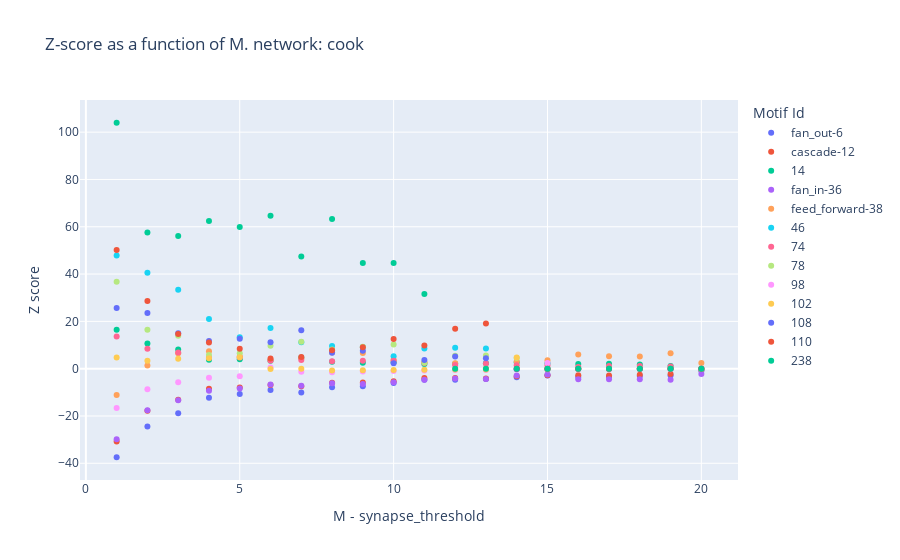

This figure's notebook cell:
### Code cell
read_z_scores_as_func_of_m('cook')

### Figure 1 — Plotly figure (JSON) as saved in the notebook; plotly's stock layout.template omitted (floating-point values rounded to 4 significant figures)
{"data": [{"hovertemplate": "Motif Id=fan_out-6<br>M - synapse_threshold=%{x}<br>Z score=%{y}<extra></extra>", "legendgroup": "fan_out-6", "marker": {"color": "#636efa", "symbol": "circle"}, "mode": "markers", "name": "fan_out-6", "orientation": "v", "showlegend": true, "type": "scatter", "x": [1, 10, 11, 12, 13, 14, 15, 16, 17, 18, 19, 2, 20, 3, 4, 5, 6, 7, 8, 9], "xaxis": "x", "y": [-37.45, -6.058, -4.659, -4.716, -4.397, -3.639, -2.89, -3.525, -3.495, -3.078, -2.859, -24.46, -0.9187, -18.82, -12.33, -10.74, -9.026, -10.08, -7.855, -7.453], "yaxis": "y"}, {"hovertemplate": "Motif Id=cascade-12<br>M - synapse_threshold=%{x}<br>Z score=%{y}<extra></extra>", "legendgroup": "cascade-12", "marker": {"color": "#EF553B", "symbol": "circle"}, "mode": "markers", "name": "cascade-12", "orientation": "v", "showlegend": true, "type": "scatter", "x": [1, 10, 11, 12, 13, 14, 15, 16, 17, 18, 19, 2, 20, 3, 4, 5, 6, 7, 8, 9], "xaxis": "x", "y": [-30.79, -5.298, -3.976, -3.939, -4.18, -3.233, -2.732, -2.749, -2.848, -2.56, -2.257, -17.81, -0.4868, -13.17, -8.484, -7.968, -6.854, -7.42, -5.929, -5.852], "yaxis": "y"}, {"hovertemplate": "Motif Id=14<br>M - synapse_threshold=%{x}<br>Z score=%{y}<extra></extra>", "legendgroup": "14", "marker": {"color": "#00cc96", "symbol": "circle"}, "mode": "markers", "name": "14", "orientation": "v", "showlegend": true, "type": "scatter", "x": [1, 10, 11, 12, 13, 14, 15, 16, 17, 18, 19, 2, 20, 3, 4, 5, 6, 7, 8, 9], "xaxis": "x", "y": [16.5, 2.716, 1.946, 2.088, 2.319, 2.736, 2.245, 1.946, 2.055, 1.751, 1.15, 10.62, -0.1901, 8.063, 3.817, 4.03, 3.309, 4.749, 2.936, 2.481], "yaxis": "y"}, {"hovertemplate": "Motif Id=fan_in-36<br>M - synapse_threshold=%{x}<br>Z score=%{y}<extra></extra>", "legendgroup": "fan_in-36", "marker": {"color": "#ab63fa", "symbol": "circle"}, "mode": "markers", "name": "fan_in-36", "orientation": "v", "showlegend": true, "type": "scatter", "x": [1, 10, 11, 12, 13, 14, 15, 16, 17, 18, 19, 2, 20, 3, 4, 5, 6, 7, 8, 9], "xaxis": "x", "y": [-29.83, -5.765, -4.652, -4.192, -4.405, -2.838, -2.475, -4.48, -4.45, -4.511, -4.661, -17.56, -2.254, -13.34, -9.302, -8.432, -6.716, -7.196, -6.153, -6.477], "yaxis": "y"}, {"hovertemplate": "Motif Id=feed_forward-38<br>M - synapse_threshold=%{x}<br>Z score=%{y}<extra></extra>", "legendgroup": "feed_forward-38", "marker": {"color": "#FFA15A", "symbol": "circle"}, "mode": "markers", "name": "feed_forward-38", "orientation": "v", "showlegend": true, "type": "scatter", "x": [1, 10, 11, 12, 13, 14, 15, 16, 17, 18, 19, 2, 20, 3, 4, 5, 6, 7, 8, 9], "xaxis": "x", "y": [-11.12, 3.737, 2.713, 2.255, 0.03956, 3.059, 3.545, 5.99, 5.216, 5.16, 6.511, 1.329, 2.443, 6.547, 7.337, 5.114, 3.581, 4.449, 6.861, 6.614], "yaxis": "y"}, {"hovertemplate": "Motif Id=46<br>M - synapse_threshold=%{x}<br>Z score=%{y}<extra></extra>", "legendgroup": "46", "marker": {"color": "#19d3f3", "symbol": "circle"}, "mode": "markers", "name": "46", "orientation": "v", "showlegend": true, "type": "scatter", "x": [1, 10, 11, 12, 13, 14, 15, 16, 17, 18, 19, 2, 20, 3, 4, 5, 6, 7, 8, 9], "xaxis": "x", "y": [47.88, 5.298, 8.562, 8.857, 8.573, -0.2481, -0.2312, -0.1139, -0.1123, -0.1275, -0.1049, 40.57, 0, 33.4, 21.03, 13.24, 17.2, 11.14, 9.612, 9.134], "yaxis": "y"}, {"hovertemplate": "Motif Id=74<br>M - synapse_threshold=%{x}<br>Z score=%{y}<extra></extra>", "legendgroup": "74", "marker": {"color": "#FF6692", "symbol": "circle"}, "mode": "markers", "name": "74", "orientation": "v", "showlegend": true, "type": "scatter", "x": [1, 10, 11, 12, 13, 14, 15, 16, 17, 18, 19, 2, 20, 3, 4, 5, 6, 7, 8, 9], "xaxis": "x", "y": [13.65, 3.312, 2.427, 1.576, 2.218, 1.448, 1.295, 0.7293, 1.079, 1.088, 0.9495, 8.413, -0.1392, 6.878, 4.638, 4.682, 3.464, 3.663, 3.133, 3.312], "yaxis": "y"}, {"hovertemplate": "Motif Id=78<br>M - synapse_threshold=%{x}<br>Z score=%{y}<extra></extra>", "legendgroup": "78", "marker": {"color": "#B6E880", "symbol": "circle"}, "mode": "markers", "name": "78", "orientation": "v", "showlegend": true, "type": "scatter", "x": [1, 10, 11, 12, 13, 14, 15, 16, 17, 18, 19, 2, 20, 3, 4, 5, 6, 7, 8, 9], "xaxis": "x", "y": [36.71, 10.25, 2.521, 5.446, 5.533, 4.505, -0.1398, -0.05485, -0.03164, -0.06337, -0.07089, 16.48, 0, 13.88, 5.752, 6.514, 9.733, 11.34, 8.066, 9.268], "yaxis": "y"}, {"hovertemplate": "Motif Id=98<br>M - synapse_threshold=%{x}<br>Z score=%{y}<extra></extra>", "legendgroup": "98", "marker": {"color": "#FF97FF", "symbol": "circle"}, "mode": "markers", "name": "98", "orientation": "v", "showlegend": true, "type": "scatter", "x": [1, 10, 11, 12, 13, 14, 15, 16, 17, 18, 19, 2, 20, 3, 4, 5, 6, 7, 8, 9], "xaxis": "x", "y": [-16.62, -0.9431, -0.781, -0.603, -0.5093, -0.3866, 2.44, -0.2187, -0.2068, -0.1732, -0.2145, -8.68, -0.08396, -5.778, -3.83, -3.201, 0.4779, -1.26, -1.459, -1.223], "yaxis": "y"}, {"hovertemplate": "Motif Id=102<br>M - synapse_threshold=%{x}<br>Z score=%{y}<extra></extra>", "legendgroup": "102", "marker": {"color": "#FECB52", "symbol": "circle"}, "mode": "markers", "name": "102", "orientation": "v", "showlegend": true, "type": "scatter", "x": [1, 10, 11, 12, 13, 14, 15, 16, 17, 18, 19, 2, 20, 3, 4, 5, 6, 7, 8, 9], "xaxis": "x", "y": [4.707, -0.5596, -0.4805, -0.353, -0.3082, 4.776, -0.2007, -0.04477, -0.04246, -0.07089, -0.06337, 3.372, 0, 4.232, 4.379, 4.842, -0.137, -0.02204, -0.7709, -0.6508], "yaxis": "y"}, {"hovertemplate": "Motif Id=108<br>M - synapse_threshold=%{x}<br>Z score=%{y}<extra></extra>", "legendgroup": "108", "marker": {"color": "#636efa", "symbol": "circle"}, "mode": "markers", "name": "108", "orientation": "v", "showlegend": true, "type": "scatter", "x": [1, 10, 11, 12, 13, 14, 15, 16, 17, 18, 19, 2, 20, 3, 4, 5, 6, 7, 8, 9], "xaxis": "x", "y": [25.66, 2.313, 3.655, 5.105, 4.454, -0.1377, -0.1315, -0.08396, -0.04477, -0.07089, -0.05485, 23.59, 0, 15.03, 11.68, 12.62, 11.21, 16.22, 6.748, 7.537], "yaxis": "y"}, {"hovertemplate": "Motif Id=110<br>M - synapse_threshold=%{x}<br>Z score=%{y}<extra></extra>", "legendgroup": "110", "marker": {"color": "#EF553B", "symbol": "circle"}, "mode": "markers", "name": "110", "orientation": "v", "showlegend": true, "type": "scatter", "x": [1, 10, 11, 12, 13, 14, 15, 16, 17, 18, 19, 2, 20, 3, 4, 5, 6, 7, 8, 9], "xaxis": "x", "y": [50.19, 12.54, 9.751, 16.9, 19.07, -0.04477, -0.05485, 0, 0, 0, 0, 28.59, 0, 14.61, 11.07, 8.468, 4.25, 4.98, 7.758, 9.04], "yaxis": "y"}, {"hovertemplate": "Motif Id=238<br>M - synapse_threshold=%{x}<br>Z score=%{y}<extra></extra>", "legendgroup": "238", "marker": {"color": "#00cc96", "symbol": "circle"}, "mode": "markers", "name": "238", "orientation": "v", "showlegend": true, "type": "scatter", "x": [1, 10, 11, 12, 13, 14, 15, 16, 17, 18, 19, 2, 20, 3, 4, 5, 6, 7, 8, 9], "xaxis": "x", "y": [104.0, 44.72, 31.61, 0, 0, 0, 0, 0, 0, 0, 0, 57.57, 0, 56.09, 62.47, 59.89, 64.67, 47.47, 63.25, 44.72], "yaxis": "y"}], "layout": {"autosize": true, "legend": {"title": {"text": "Motif Id"}, "tracegroupgap": 0}, "title": {"text": "Z-score as a function of M. network: cook"}, "xaxis": {"anchor": "y", "autorange": true, "domain": [0, 1], "range": [-0.1598, 21.16], "title": {"text": "M - synapse_threshold"}, "type": "linear"}, "yaxis": {"anchor": "x", "autorange": true, "domain": [0, 1], "range": [-49.12, 115.6], "title": {"text": "Z score"}, "type": "linear"}}}
